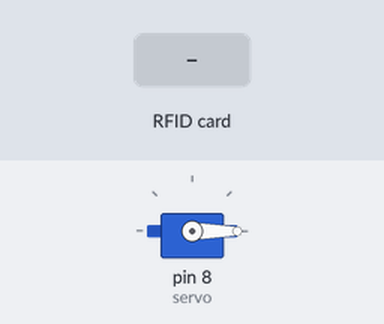
Bench run of a sketch on a simulated Arduino Uno, built with avr-gcc and run on an emulated ATmega328P. On the bench: servo. The test bench sets the inputs (shaded band). What the sketch prints to the serial monitor is not drawn.

Above: at 0.1 s.
At 3.2 s:
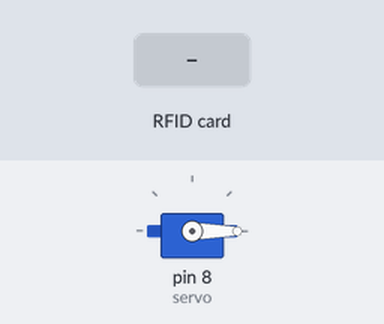
3.3 s: RFID card 04 39 2E 8A D1 4A 80 held to the reader
6.8 s: RFID card 04 2C 31 8A CF 3E 80 held to the reader
10.5 s: RFID card 04 6D 27 62 D8 4A 80 held to the reader
Timing chart, 0 to 20.6 s (numbered marks = the images above; inputs shaded):
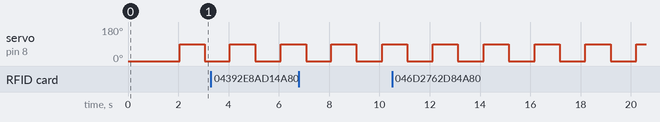

Measured:
- by itself, servo on pin 8 (servo): alternates 90° for 1.0 s and 0° for 1.0 s

The sketch:

servoTest.ino
```cpp
#include <Servo.h>
#include <MFRC522.h>
#include <SPI.h>

#define SS_PIN 10
#define RST_PIN 9

MFRC522 rfid(SS_PIN, RST_PIN);

Servo servo;
String uidString;

const String joseph = " 04 39 2e 8a d1 4a 80";
const String eddie = " 04 2c 31 8a cf 3e 80";
const String steven = " 04 6d 27 62 d8 4a 80";
const String jacob = " 95 b8 89 27";


void setup() {
  // put your setup code here, to run once:
  Serial.begin(9600);
  SPI.begin();
  rfid.PCD_Init();
  Serial.print("Hello");
  servo.attach(8);
  servo.write(0);
  delay(2000);
}

void loop() {
  servo.write(90);
  delay(1000);
  servo.write(0);
  delay(1000);
  if(rfid.PICC_IsNewCardPresent())
  {
    Serial.println("SOMETHING IS ACTUALLY HAPPENING");
    Serial.println(readRFID());
  }
}

String readRFID()
{
  uidString = "";

  rfid.PICC_ReadCardSerial();
  MFRC522::PICC_Type piccType = rfid.PICC_GetType(rfid.uid.sak);
  for (byte i = 0; i < rfid.uid.size; i++)
  {
    uidString += String(rfid.uid.uidByte[i] < 0x10 ? " 0" : " ");
    uidString += String(rfid.uid.uidByte[i], HEX);
  }
  Serial.println(uidString);
  if (uidString == steven) {
    return "steven";
  } else if (uidString == joseph) {
    return "joseph";
  } else if (uidString == eddie) {
    return "eddie";
  } else if (uidString == jacob) {
    return "jacob";
  }
  return "";
}
```
